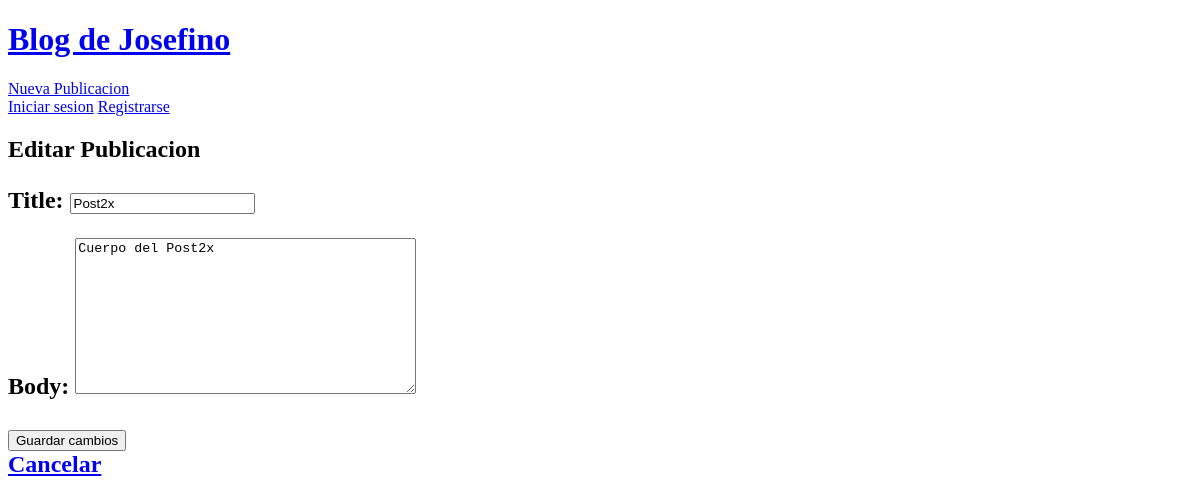
The app's page /publication/2/update, older data.
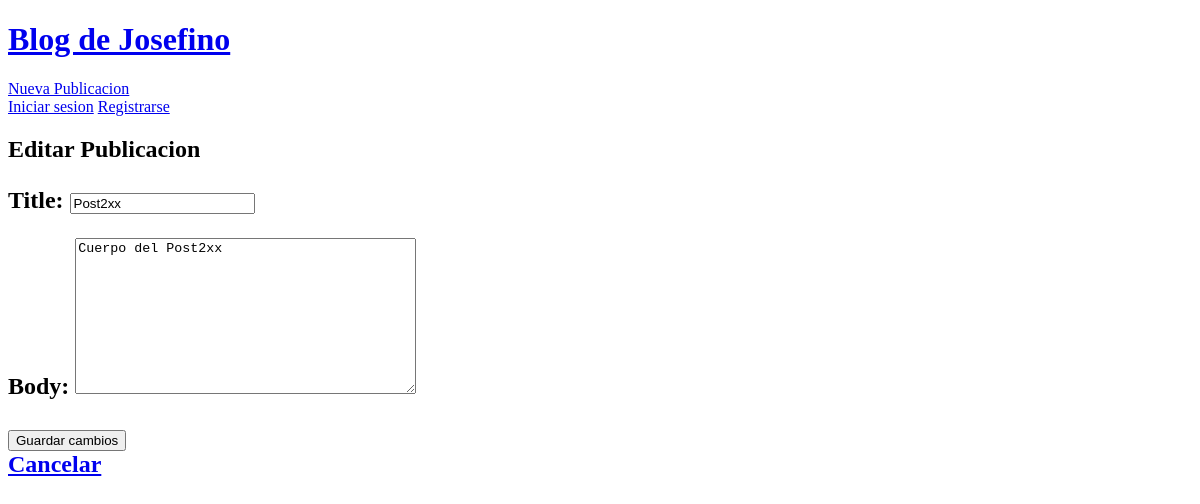
The same page, newer data.
### blog/models.py (models this page shows, shortened)
class Publication(models.Model):
    title = models.CharField(max_length=100)
    body = models.TextField(max_length=1000)
    author= models.ForeignKey('auth.User', on_delete=models.CASCADE)
    date= models.DateTimeField(auto_now_add=True)
    updated = models.DateTimeField(auto_now=True)

### blog/views.py (the view)
# urls.py: path('publication/<int:pk>/update', PublicationUpdateView.as_view(), name='publication-update'),
class PublicationUpdateView(UpdateView):
    model = Publication
    template_name = "publication-update.html"
    fields = ['title', 'body']

### templates/publication-update.html (shortened to what this page needs)
{% extends "_base.html" %}
{% block content %}
    <h2>Editar Publicacion<h2>
    <form method="post">
        {{ form.as_p }}
        <button type="submit">Guardar cambios</button>
    </form>
    <a href="{% url 'publications-list' %}"> Cancelar </a>
{% endblock content %}

Row changes from the older to the newer data that the page shows:
changed Publication: title "Post2x" → "Post2xx"; body "Cuerpo del Post2x" → "Cuerpo del Post2xx"
